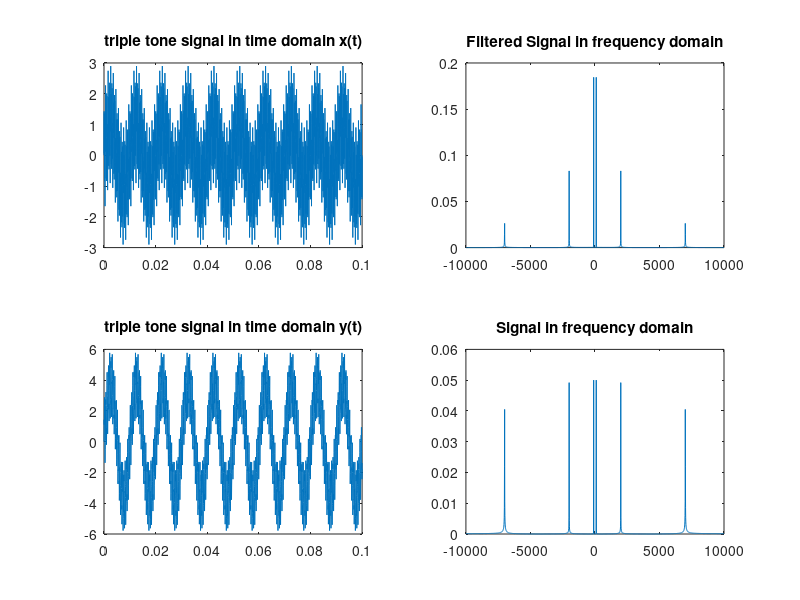

Recreate this plot in MATLAB.
% MATLAB Project 2  part II[ DSP ]
% Author: Hagar Usama
% Created: 2018-12-20
%%%%%%%%%%%%%%%%%%%%%%%%%%%%%%%%%%%%%%%%%%%%%%%%%%%%%%%%%%%%%%%%%%%%%%%%%%%%%%%%

fs = 20E+3;

t = 0:1/fs:0.1;

f1 = 0.1E+3;
f2 = 2E+3;
f3 = 7E+3;
 
s1 = sin(2*pi*t*f1);
s2= sin(2*pi*t*f2);
s3= sin(2*pi*t*f3);

s=  s1 + s2 + s3;

subplot(2,2,1)
plot(t,s);
title('triple tone signal in time domain x(t)')

h = [1.0000 0.7303 0.5334  0.3895  0.2845  0.2077  0.1517  0.1108  0.0809  0.0591];
g = [0.0432 0.0315 0.023 0.0168 0.0123 0.009 0.0065 0.0048 0.0035 0.0026 0.0019];
h = [h g];
g= [0.0014 0.001 0.0007];
h = [h g];

y = filter(h,1,s); % 1 >> FIR


subplot(2,2,3)
plot(t,y);

title('triple tone signal in time domain y(t)')


n1 = linspace(-fs/2,fs/2,length(t));
Y3 = fft(y/fs);
Y3 = fftshift(Y3);
Y3_mag = abs(Y3);

subplot(2,2,2)
grid on;
plot(n1 , Y3_mag); 
title('Filtered Signal in frequency domain')

Y4 = fft(s/fs);
Y4 = fftshift(Y4);
Y4_mag = abs(Y4);

subplot(2,2,4)
grid on;
plot(n1 , Y4_mag); 
title('Signal in frequency domain')

%figure
%u =1:length(h);
%plot(u , h);
